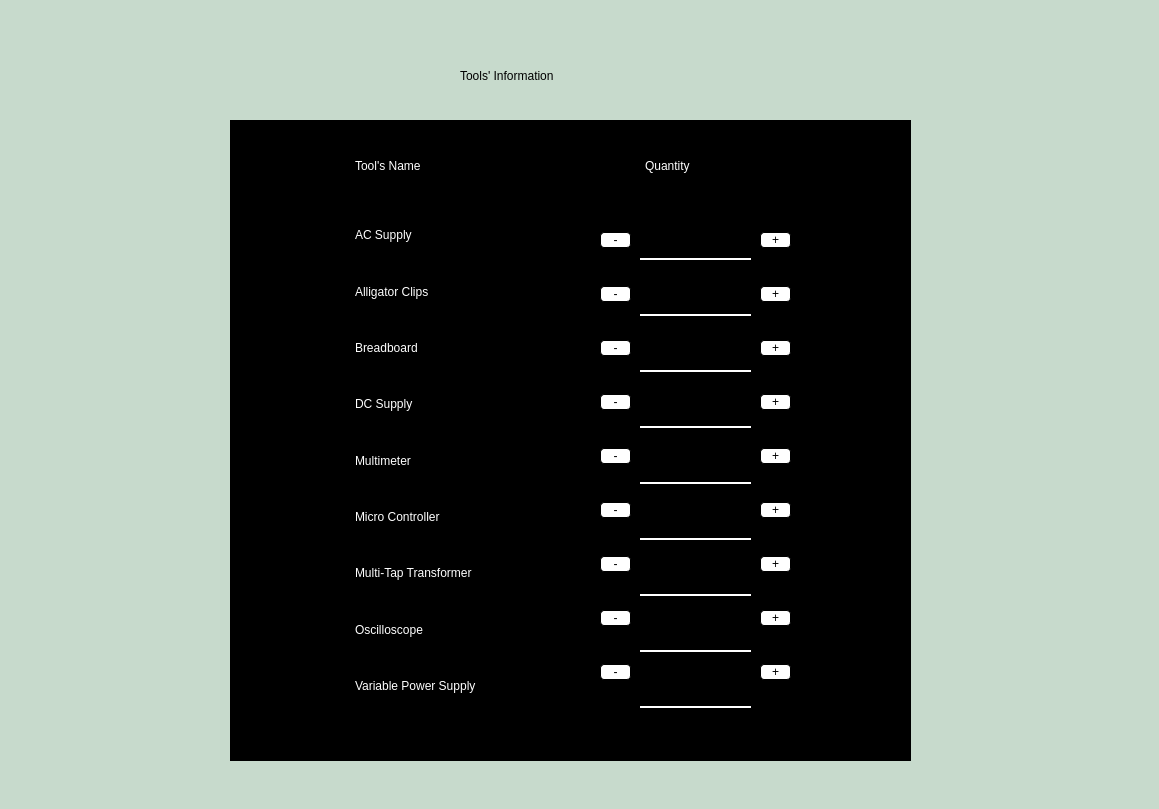
    <widget class="QWidget" name="page_toolsInfo">
     <property name="styleSheet">
      <string notr="true">background-color: rgb(199, 218, 204);</string>
     </property>
     <widget class="QWidget" name="widget_2" native="true">
      <property name="geometry">
       <rect>
        <x>0</x>
        <y>0</y>
        <width>1150</width>
        <height>800</height>
       </rect>
      </property>
      <property name="styleSheet">
       <string notr="true">background-color: rgb(199, 218, 204);</string>
      </property>
      <widget class="QGroupBox" name="groupBox_toolsInfo">
       <property name="geometry">
        <rect>
         <x>0</x>
         <y>0</y>
         <width>1150</width>
         <height>800</height>
        </rect>
       </property>
       <property name="styleSheet">
        <string notr="true">	font: 700 12pt &quot;Lucida Fax&quot;;
	
background-color: rgb(199, 218, 204);
border: 1px rgb(128, 166, 160);</string>
       </property>
       <property name="title">
        <string/>
       </property>
       <widget class="QLabel" name="label_18">
        <property name="geometry">
         <rect>
          <x>460</x>
          <y>60</y>
          <width>261</width>
          <height>31</height>
         </rect>
        </property>
        <property name="styleSheet">
         <string notr="true">font: 700 22pt &quot;Palatino Linotype&quot;;</string>
        </property>
        <property name="text">
         <string>Tools' Information</string>
        </property>
       </widget>
       <widget class="QGroupBox" name="groupBox_5">
        <property name="geometry">
         <rect>
          <x>230</x>
          <y>120</y>
          <width>681</width>
          <height>641</height>
         </rect>
        </property>
        <property name="styleSheet">
         <string notr="true">color: black;
border: 2px solid black;
background-color: rgb(0, 0, 0);
</string>
        </property>
        <property name="title">
         <string/>
        </property>
        <property name="alignment">
         <set>Qt::AlignCenter</set>
        </property>
        <widget class="QWidget" name="layoutWidget_23">
         <property name="geometry">
          <rect>
           <x>120</x>
           <y>90</y>
           <width>241</width>
           <height>501</height>
          </rect>
         </property>
         <layout class="QVBoxLayout" name="available_dboard_2">
          <item>
           <widget class="QLabel" name="label_availableACSupply_dboard_2">
            <property name="styleSheet">
             <string notr="true">font: 700 14pt &quot;Palatino Linotype&quot;;
color:white;</string>
            </property>
            <property name="frameShape">
             <enum>QFrame::NoFrame</enum>
            </property>
            <property name="text">
             <string>AC Supply</string>
            </property>
            <property name="alignment">
             <set>Qt::AlignLeading|Qt::AlignLeft|Qt::AlignVCenter</set>
            </property>
           </widget>
          </item>
          <item>
           <widget class="QLabel" name="label_availableAlligatorClips_dboard_2">
            <property name="styleSheet">
             <string notr="true">font: 700 14pt &quot;Palatino Linotype&quot;;
color:white;</string>
            </property>
            <property name="frameShape">
             <enum>QFrame::NoFrame</enum>
            </property>
            <property name="text">
             <string>Alligator Clips</string>
            </property>
            <property name="alignment">
             <set>Qt::AlignLeading|Qt::AlignLeft|Qt::AlignVCenter</set>
            </property>
           </widget>
          </item>
          <item>
           <widget class="QLabel" name="label_availableBreadboard_dboard_2">
            <property name="styleSheet">
             <string notr="true">font: 700 14pt &quot;Palatino Linotype&quot;;
color:white;</string>
            </property>
            <property name="frameShape">
             <enum>QFrame::NoFrame</enum>
            </property>
            <property name="text">
             <string>Breadboard</string>
            </property>
            <property name="alignment">
             <set>Qt::AlignLeading|Qt::AlignLeft|Qt::AlignVCenter</set>
            </property>
           </widget>
          </item>
          <item>
           <widget class="QLabel" name="label_availableDCSupply_dboard_2">
            <property name="styleSheet">
             <string notr="true">font: 700 14pt &quot;Palatino Linotype&quot;;
color:white;</string>
            </property>
            <property name="frameShape">
             <enum>QFrame::NoFrame</enum>
            </property>
            <property name="text">
             <string>DC Supply</string>
            </property>
            <property name="alignment">
             <set>Qt::AlignLeading|Qt::AlignLeft|Qt::AlignVCenter</set>
            </property>
           </widget>
          </item>
          <item>
           <widget class="QLabel" name="label_availableDigitalMultimeter_dboard_2">
            <property name="styleSheet">
             <string notr="true">font: 700 14pt &quot;Palatino Linotype&quot;;
color:white;</string>
            </property>
            <property name="frameShape">
             <enum>QFrame::NoFrame</enum>
            </property>
            <property name="text">
             <string>Multimeter</string>
            </property>
            <property name="alignment">
             <set>Qt::AlignLeading|Qt::AlignLeft|Qt::AlignVCenter</set>
            </property>
           </widget>
          </item>
          <item>
           <widget class="QLabel" name="label_availableMicroController_dboard_2">
            <property name="styleSheet">
             <string notr="true">font: 700 14pt &quot;Palatino Linotype&quot;;
color:white;</string>
            </property>
            <property name="frameShape">
             <enum>QFrame::NoFrame</enum>
            </property>
            <property name="text">
             <string>Micro Controller</string>
            </property>
            <property name="alignment">
             <set>Qt::AlignLeading|Qt::AlignLeft|Qt::AlignVCenter</set>
            </property>
           </widget>
          </item>
          <item>
           <widget class="QLabel" name="label_availableMultiTapTransformer_dboard_2">
            <property name="styleSheet">
             <string notr="true">font: 700 14pt &quot;Palatino Linotype&quot;;
color:white;</string>
            </property>
            <property name="frameShape">
             <enum>QFrame::NoFrame</enum>
            </property>
            <property name="text">
             <string>Multi-Tap Transformer</string>
            </property>
            <property name="alignment">
             <set>Qt::AlignLeading|Qt::AlignLeft|Qt::AlignVCenter</set>
            </property>
           </widget>
          </item>
          <item>
           <widget class="QLabel" name="label_availableOscilloscope_dboard_2">
            <property name="styleSheet">
             <string notr="true">font: 700 14pt &quot;Palatino Linotype&quot;;
color:white;</string>
            </property>
            <property name="frameShape">
             <enum>QFrame::NoFrame</enum>
            </property>
            <property name="text">
             <string>Oscilloscope</string>
            </property>
            <property name="alignment">
             <set>Qt::AlignLeading|Qt::AlignLeft|Qt::AlignVCenter</set>
            </property>
           </widget>
          </item>
          <item>
           <widget class="QLabel" name="label_availableVariablePowerSupply_dboard_2">
            <property name="styleSheet">
             <string notr="true">font: 700 14pt &quot;Palatino Linotype&quot;;
color:white;</string>
            </property>
            <property name="frameShape">
             <enum>QFrame::NoFrame</enum>
            </property>
            <property name="text">
             <string>Variable Power Supply</string>
            </property>
            <property name="alignment">
             <set>Qt::AlignLeading|Qt::AlignLeft|Qt::AlignVCenter</set>
            </property>
           </widget>
          </item>
         </layout>
        </widget>
        <widget class="QWidget" name="layoutWidget_12">
         <property name="geometry">
          <rect>
           <x>410</x>
           <y>90</y>
           <width>111</width>
           <height>531</height>
          </rect>
         </property>
         <layout class="QVBoxLayout" name="verticalLayout_13">
          <item>
           <widget class="QLineEdit" name="lineEdit_dAC">
            <property name="styleSheet">
             <string notr="true">QLineEdit {
	background-color: transparent;
    border: none;
    border-bottom: 2px solid white;
	font: 12pt &quot;Lucida Fax&quot;;
color:white;
}

                           </string>
            </property>
            <property name="alignment">
             <set>Qt::AlignCenter</set>
            </property>
           </widget>
          </item>
          <item>
           <widget class="QLineEdit" name="lineEdit_dALC">
            <property name="styleSheet">
             <string notr="true">QLineEdit {
	background-color: transparent;
    border: none;
    border-bottom: 2px solid white;
	font: 12pt &quot;Lucida Fax&quot;;
color:white;
}

                           </string>
            </property>
            <property name="alignment">
             <set>Qt::AlignCenter</set>
            </property>
           </widget>
          </item>
          <item>
           <widget class="QLineEdit" name="lineEdit_dBB">
            <property name="styleSheet">
             <string notr="true">QLineEdit {
	background-color: transparent;
    border: none;
    border-bottom: 2px solid white;
	font: 12pt &quot;Lucida Fax&quot;;
color:white;
}

                           </string>
            </property>
            <property name="alignment">
             <set>Qt::AlignCenter</set>
            </property>
           </widget>
          </item>
          <item>
           <widget class="QLineEdit" name="lineEdit_dDC">
            <property name="styleSheet">
             <string notr="true">QLineEdit {
	background-color: transparent;
    border: none;
    border-bottom: 2px solid white;
	font: 12pt &quot;Lucida Fax&quot;;
color:white;
}

                           </string>
            </property>
            <property name="alignment">
             <set>Qt::AlignCenter</set>
            </property>
           </widget>
          </item>
          <item>
           <widget class="QLineEdit" name="lineEdit_dMULTI">
            <property name="styleSheet">
             <string notr="true">QLineEdit {
	background-color: transparent;
    border: none;
    border-bottom: 2px solid white;
	font: 12pt &quot;Lucida Fax&quot;;
color:white;
}

                           </string>
            </property>
            <property name="alignment">
             <set>Qt::AlignCenter</set>
            </property>
           </widget>
          </item>
          <item>
           <widget class="QLineEdit" name="lineEdit_dCONTROL">
            <property name="styleSheet">
             <string notr="true">QLineEdit {
	background-color: transparent;
    border: none;
    border-bottom: 2px solid white;
	font: 12pt &quot;Lucida Fax&quot;;
color:white;
}

                           </string>
            </property>
            <property name="alignment">
             <set>Qt::AlignCenter</set>
            </property>
           </widget>
          </item>
          <item>
           <widget class="QLineEdit" name="lineEdit_dTRANSFORM">
            <property name="styleSheet">
             <string notr="true">QLineEdit {
	background-color: transparent;
    border: none;
    border-bottom: 2px solid white;
	font: 12pt &quot;Lucida Fax&quot;;
color:white;
}

                           </string>
            </property>
            <property name="alignment">
             <set>Qt::AlignCenter</set>
            </property>
           </widget>
          </item>
          <item>
           <widget class="QLineEdit" name="lineEdit_dOSCILLOSCOPE">
            <property name="styleSheet">
             <string notr="true">QLineEdit {
	background-color: transparent;
    border: none;
    border-bottom: 2px solid white;
	font: 12pt &quot;Lucida Fax&quot;;
color:white;
}

                           </string>
            </property>
            <property name="alignment">
             <set>Qt::AlignCenter</set>
            </property>
           </widget>
          </item>
          <item>
           <widget class="QLineEdit" name="lineEdit_dVP">
            <property name="styleSheet">
             <string notr="true">QLineEdit {
	background-color: transparent;
    border: none;
    border-bottom: 2px solid white;
	font: 12pt &quot;Lucida Fax&quot;;
color:white;
}

                           </string>
            </property>
            <property name="alignment">
             <set>Qt::AlignCenter</set>
            </property>
           </widget>
          </item>
         </layout>
        </widget>
        <widget class="QWidget" name="layoutWidget_24">
         <property name="geometry">
          <rect>
           <x>530</x>
           <y>80</y>
           <width>31</width>
           <height>521</height>
          </rect>
         </property>
         <layout class="QVBoxLayout" name="verticalLayout_15">
          <item>
           <widget class="QPushButton" name="pushButton_minusAC_2">
            <property name="styleSheet">
             <string notr="true">QPushButton
{
    
	background-color: rgb(255, 255, 255);
	border: 1px solid black;
	color: black;
	border-radius: 4px;
	font: 700 14pt &quot;Lucida Fax&quot;;
}
</string>
            </property>
            <property name="text">
             <string>+</string>
            </property>
           </widget>
          </item>
          <item>
           <widget class="QPushButton" name="pushButton_minusAlligator_2">
            <property name="styleSheet">
             <string notr="true">QPushButton
{
    
	background-color: rgb(255, 255, 255);
	border: 1px solid black;
	color: black;
	border-radius: 4px;
	font: 700 14pt &quot;Lucida Fax&quot;;
}
</string>
            </property>
            <property name="text">
             <string>+</string>
            </property>
           </widget>
          </item>
          <item>
           <widget class="QPushButton" name="pushButton_minusBboard_2">
            <property name="styleSheet">
             <string notr="true">QPushButton
{
    
	background-color: rgb(255, 255, 255);
	border: 1px solid black;
	color: black;
	border-radius: 4px;
	font: 700 14pt &quot;Lucida Fax&quot;;
}
</string>
            </property>
            <property name="text">
             <string>+</string>
            </property>
           </widget>
          </item>
          <item>
           <widget class="QPushButton" name="pushButton_minusDC_2">
            <property name="styleSheet">
             <string notr="true">QPushButton
{
    
	background-color: rgb(255, 255, 255);
	border: 1px solid black;
	color: black;
	border-radius: 4px;
	font: 700 14pt &quot;Lucida Fax&quot;;
}
</string>
            </property>
            <property name="text">
             <string>+</string>
            </property>
           </widget>
          </item>
          <item>
           <widget class="QPushButton" name="pushButton_minusMulti_2">
            <property name="styleSheet">
             <string notr="true">QPushButton
{
    
	background-color: rgb(255, 255, 255);
	border: 1px solid black;
	color: black;
	border-radius: 4px;
	font: 700 14pt &quot;Lucida Fax&quot;;
}
</string>
            </property>
            <property name="text">
             <string>+</string>
            </property>
           </widget>
          </item>
          <item>
           <widget class="QPushButton" name="pushButton_minusControl_2">
            <property name="styleSheet">
             <string notr="true">QPushButton
{
    
	background-color: rgb(255, 255, 255);
	border: 1px solid black;
	color: black;
	border-radius: 4px;
	font: 700 14pt &quot;Lucida Fax&quot;;
}
</string>
            </property>
            <property name="text">
             <string>+</string>
            </property>
           </widget>
          </item>
          <item>
           <widget class="QPushButton" name="pushButton_minusTransform_2">
            <property name="styleSheet">
             <string notr="true">QPushButton
{
    
	background-color: rgb(255, 255, 255);
	border: 1px solid black;
	color: black;
	border-radius: 4px;
	font: 700 14pt &quot;Lucida Fax&quot;;
}
</string>
            </property>
            <property name="text">
             <string>+</string>
            </property>
           </widget>
          </item>
          <item>
           <widget class="QPushButton" name="pushButton_minusOscilloscope_2">
            <property name="styleSheet">
             <string notr="true">QPushButton
{
    
	background-color: rgb(255, 255, 255);
	border: 1px solid black;
	color: black;
	border-radius: 4px;
	font: 700 14pt &quot;Lucida Fax&quot;;
}
</string>
            </property>
            <property name="text">
             <string>+</string>
            </property>
           </widget>
          </item>
          <item>
           <widget class="QPushButton" name="pushButton_minusVP_2">
            <property name="styleSheet">
             <string notr="true">QPushButton
{
    
	background-color: rgb(255, 255, 255);
	border: 1px solid black;
	color: black;
	border-radius: 4px;
	font: 700 14pt &quot;Lucida Fax&quot;;
}
</string>
            </property>
            <property name="text">
             <string>+</string>
            </property>
           </widget>
          </item>
         </layout>
        </widget>
        <widget class="QWidget" name="layoutWidget_13">
         <property name="geometry">
          <rect>
           <x>370</x>
           <y>80</y>
           <width>31</width>
           <height>521</height>
          </rect>
         </property>
         <layout class="QVBoxLayout" name="verticalLayout_14">
          <item>
           <widget class="QPushButton" name="pushButton_minusAC">
            <property name="styleSheet">
             <string notr="true">QPushButton
{
    
	background-color: rgb(255, 255, 255);
	border: 1px solid black;
	color: black;
	border-radius: 4px;
	font: 700 14pt &quot;Lucida Fax&quot;;
}
</string>
            </property>
            <property name="text">
             <string>-</string>
            </property>
           </widget>
          </item>
          <item>
           <widget class="QPushButton" name="pushButton_minusAlligator">
            <property name="styleSheet">
             <string notr="true">QPushButton
{
    
	background-color: rgb(255, 255, 255);
	border: 1px solid black;
	color: black;
	border-radius: 4px;
	font: 700 14pt &quot;Lucida Fax&quot;;
}
</string>
            </property>
            <property name="text">
             <string>-</string>
            </property>
           </widget>
          </item>
          <item>
           <widget class="QPushButton" name="pushButton_minusBboard">
            <property name="styleSheet">
             <string notr="true">QPushButton
{
    
	background-color: rgb(255, 255, 255);
	border: 1px solid black;
	color: black;
	border-radius: 4px;
	font: 700 14pt &quot;Lucida Fax&quot;;
}
</string>
            </property>
            <property name="text">
             <string>-</string>
            </property>
           </widget>
          </item>
          <item>
           <widget class="QPushButton" name="pushButton_minusDC">
            <property name="styleSheet">
             <string notr="true">QPushButton
{
    
	background-color: rgb(255, 255, 255);
	border: 1px solid black;
	color: black;
	border-radius: 4px;
	font: 700 14pt &quot;Lucida Fax&quot;;
}
</string>
            </property>
            <property name="text">
             <string>-</string>
            </property>
           </widget>
          </item>
          <item>
           <widget class="QPushButton" name="pushButton_minusMulti">
            <property name="styleSheet">
             <string notr="true">QPushButton
{
    
	background-color: rgb(255, 255, 255);
	border: 1px solid black;
	color: black;
	border-radius: 4px;
	font: 700 14pt &quot;Lucida Fax&quot;;
}
</string>
            </property>
            <property name="text">
             <string>-</string>
            </property>
           </widget>
          </item>
          <item>
           <widget class="QPushButton" name="pushButton_minusControl">
            <property name="styleSheet">
             <string notr="true">QPushButton
{
    
	background-color: rgb(255, 255, 255);
	border: 1px solid black;
	color: black;
	border-radius: 4px;
	font: 700 14pt &quot;Lucida Fax&quot;;
}
</string>
            </property>
            <property name="text">
             <string>-</string>
            </property>
           </widget>
          </item>
          <item>
           <widget class="QPushButton" name="pushButton_minusTransform">
            <property name="styleSheet">
             <string notr="true">QPushButton
{
    
	background-color: rgb(255, 255, 255);
	border: 1px solid black;
	color: black;
	border-radius: 4px;
	font: 700 14pt &quot;Lucida Fax&quot;;
}
</string>
            </property>
            <property name="text">
             <string>-</string>
            </property>
           </widget>
          </item>
          <item>
           <widget class="QPushButton" name="pushButton_minusOscilloscope">
            <property name="styleSheet">
             <string notr="true">QPushButton
{
    
	background-color: rgb(255, 255, 255);
	border: 1px solid black;
	color: black;
	border-radius: 4px;
	font: 700 14pt &quot;Lucida Fax&quot;;
}
</string>
            </property>
            <property name="text">
             <string>-</string>
            </property>
           </widget>
          </item>
          <item>
           <widget class="QPushButton" name="pushButton_minusVP">
            <property name="styleSheet">
             <string notr="true">QPushButton
{
    
	background-color: rgb(255, 255, 255);
	border: 1px solid black;
	color: black;
	border-radius: 4px;
	font: 700 14pt &quot;Lucida Fax&quot;;
}
</string>
            </property>
            <property name="text">
             <string>-</string>
            </property>
           </widget>
          </item>
         </layout>
        </widget>
        <widget class="QLabel" name="label_27">
         <property name="geometry">
          <rect>
           <x>120</x>
           <y>30</y>
           <width>261</width>
           <height>31</height>
          </rect>
         </property>
         <property name="styleSheet">
          <string notr="true">font: 700 16pt &quot;Palatino Linotype&quot;;
color:white;</string>
         </property>
         <property name="text">
          <string>Tool's Name</string>
         </property>
        </widget>
        <widget class="QLabel" name="label_28">
         <property name="geometry">
          <rect>
           <x>410</x>
           <y>30</y>
           <width>261</width>
           <height>31</height>
          </rect>
         </property>
         <property name="styleSheet">
          <string notr="true">font: 700 16pt &quot;Palatino Linotype&quot;;
color:white;</string>
         </property>
         <property name="text">
          <string>Quantity</string>
         </property>
        </widget>
       </widget>
      </widget>
     </widget>
    </widget>
